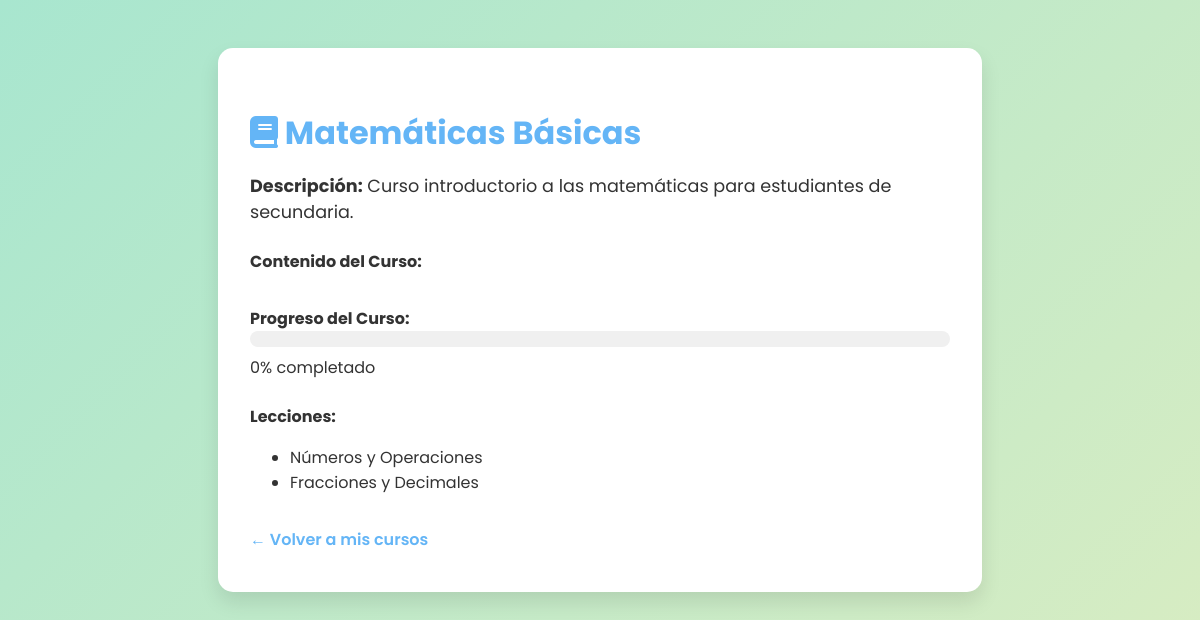
The app's page /dashboard/student/course_detail.php?id=1 (signed in) with its own data.
### tables this page shows
CREATE TABLE IF NOT EXISTS `cursos` (
  `id` int(11) NOT NULL AUTO_INCREMENT,
  `titulo` varchar(100) NOT NULL,
  `descripcion` text NOT NULL,
  `instructor_id` int(11) NOT NULL,
  `creado_en` timestamp NOT NULL DEFAULT current_timestamp(),
  `imagen_portada` varchar(255) DEFAULT NULL,
  `categoria` varchar(50) DEFAULT NULL,
  `estado` enum('borrador','publicado','archivado') DEFAULT 'borrador',
  `nivel` varchar(30) DEFAULT NULL,
  `duracion` varchar(30) DEFAULT NULL,
  `requisitos` text DEFAULT NULL,
  PRIMARY KEY (`id`),
  KEY `instructor_id` (`instructor_id`)
);

CREATE TABLE IF NOT EXISTS `lecciones` (
  `id` int(11) NOT NULL AUTO_INCREMENT,
  `curso_id` int(11) NOT NULL,
  `titulo` varchar(150) NOT NULL,
  `contenido` text NOT NULL,
  `orden` int(11) DEFAULT 1,
  PRIMARY KEY (`id`),
  KEY `curso_id` (`curso_id`)
);

### dashboard/student/course_detail.php (the view, shortened to what this page needs)
<?php
require_once __DIR__ . '/../../backend/db/db.php';
$id = isset($_GET['id']) ? intval($_GET['id']) : 0;
$user_id = $_SESSION['user_id'];
$stmt = $conn->prepare('SELECT id, titulo, descripcion FROM cursos WHERE id = ?');
$stmt->bindValue(1, $id, PDO::PARAM_INT);
$stmt->execute();
$curso = $stmt->fetch(PDO::FETCH_ASSOC);
$stmt = $conn->prepare('SELECT IFNULL(porcentaje_completado,0) as progreso, IFNULL(ultima_actualizacion,NOW()) as ultima_actualizacion FROM progreso WHERE usuario_id = ? AND curso_id = ?');
$stmt->bindValue(1, $user_id, PDO::PARAM_INT);
$stmt->bindValue(2, $id, PDO::PARAM_INT);
$stmt->execute();
$row = $stmt->fetch(PDO::FETCH_ASSOC);
$progreso = $row ? round((float)$row['progreso'],2) : 0;
$lecciones = [];
$q = $conn->query("SHOW TABLES LIKE 'lecciones'");
if ($q && $q->rowCount()) {
    $stmt = $conn->prepare('SELECT id, titulo FROM lecciones WHERE curso_id = ?');
    $stmt->bindValue(1, $id, PDO::PARAM_INT);
    $stmt->execute();
    $lecciones = $stmt->fetchAll(PDO::FETCH_ASSOC);
}
?>
<!DOCTYPE html>
<html lang="es">
<head>
    <link rel="stylesheet" href="https://cdnjs.cloudflare.com/ajax/libs/font-awesome/6.0.0/css/all.min.css">
</head>
<body>
    <div class="course-detail-container">
        <h1><i class="fas fa-book"></i> <?= htmlspecialchars($curso['titulo']) ?></h1>
        <div class="descripcion">
            <strong>Descripción:</strong> <?= htmlspecialchars($curso['descripcion']) ?>
        </div>
        <div class="contenido">
            <strong>Contenido del Curso:</strong>
        </div>
        <div class="progreso">
            <strong>Progreso del Curso:</strong>
            <div class="progress-bar">
            </div>
            <span><?= $progreso ?>% completado</span>
        </div>
        <?php if (!empty($lecciones)): ?>
        <div class="lecciones">
            <strong>Lecciones:</strong>
            <ul>
                <?php foreach ($lecciones as $l): ?>
                    <li><?= htmlspecialchars($l['titulo']) ?></li>
                <?php endforeach; ?>
            </ul>
        </div>
        <?php endif; ?>
        <a href="/AprendePlus/dashboard/student/courses.php" style="display:inline-block;margin-top:1rem;color:var(--azul-oscuro);text-decoration:none;font-weight:600;">&larr; Volver a mis cursos</a>
    </div>
</body>
</html>

### dashboard/student/course_detail.php (style rules this page uses)
:root { --verde-suave: #a8e6cf; --azul-claro: #dcedc1; --azul-oscuro: #64b5f6; --blanco: #ffffff; --sombra: 0 10px 20px rgba(0,0,0,0.1); }
body { background: linear-gradient(135deg, var(--verde-suave), var(--azul-claro)); min-height: 100vh; color: #333; font-family: 'Poppins', sans-serif; margin: 0; }
.course-detail-container { max-width: 700px; margin: 3rem auto; background: var(--blanco); border-radius: 15px; box-shadow: var(--sombra); padding: 2.5rem 2rem; }
h1 { color: var(--azul-oscuro); margin-bottom: 1rem; font-size: 2rem; }
.descripcion { font-size: 1.1rem; margin-bottom: 1.5rem; }
.contenido { margin-bottom: 2rem; }
.progreso { margin-bottom: 1.5rem; }
.progress-bar { background: #f0f0f0; border-radius: 10px; overflow: hidden; height: 16px; margin-bottom: 0.5rem; }

### records on screen
cursos: titulo "Matemáticas Básicas", descripcion "Curso introductorio a las matemáticas para estudiantes de secundaria."
lecciones: titulo "Números y Operaciones"
lecciones: titulo "Fracciones y Decimales"

### other values on screen
$progreso "0"
